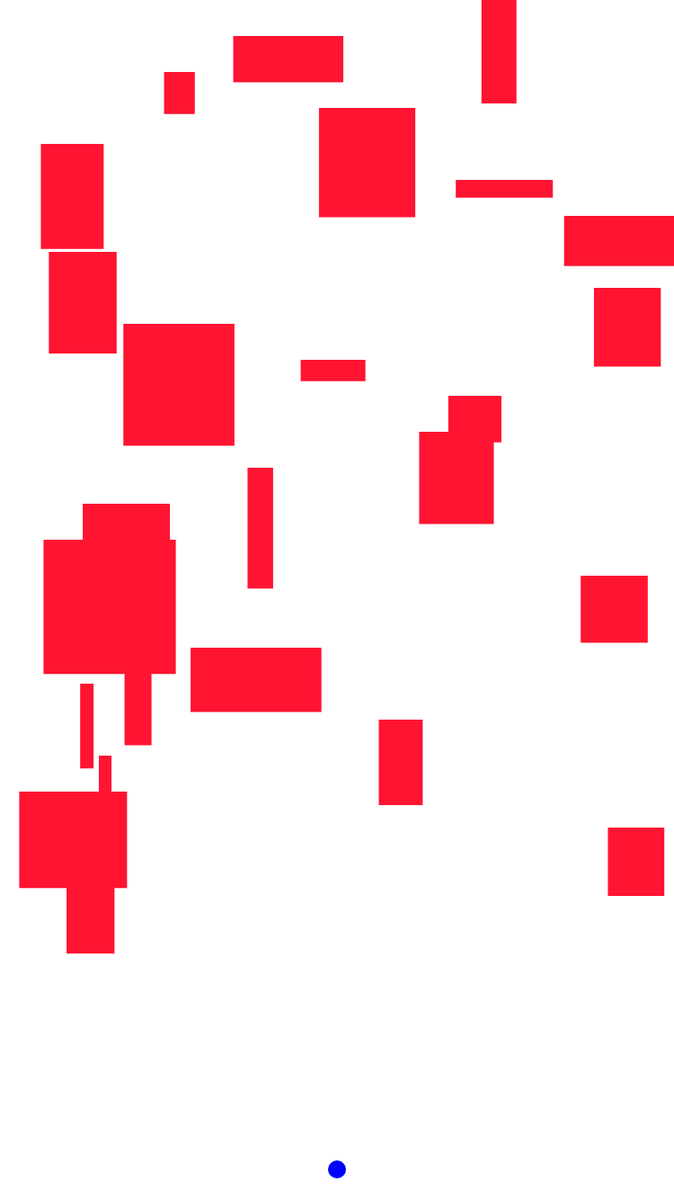
Frame 1 (no input)
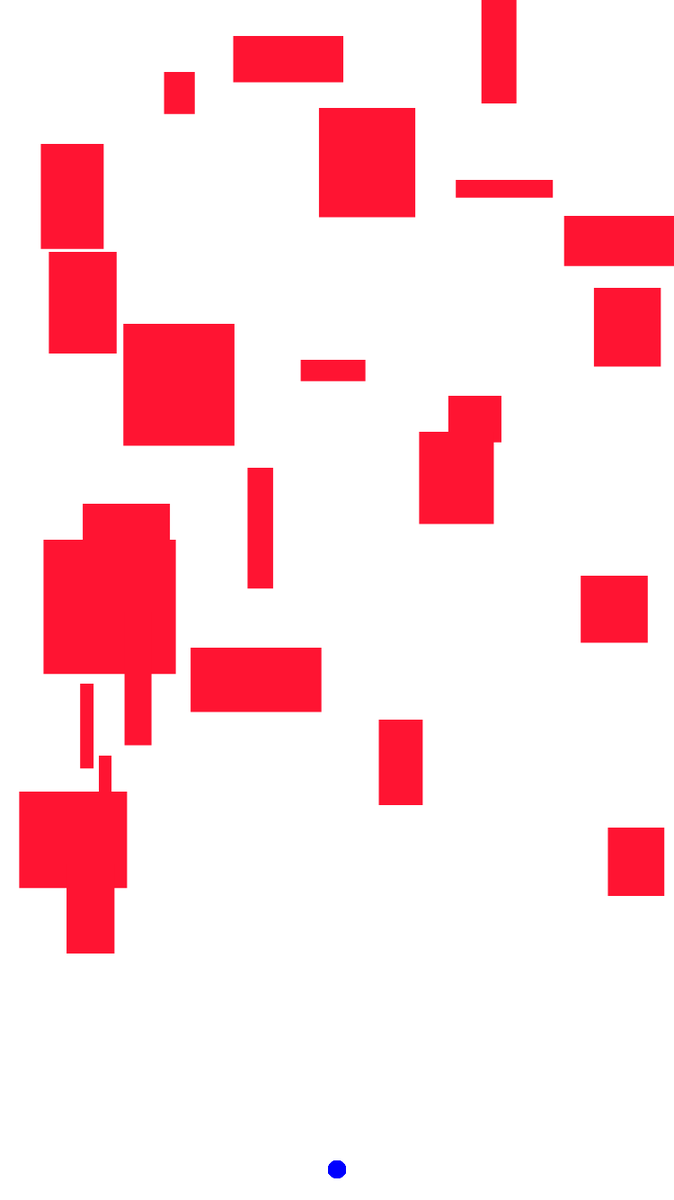
Frame 60 (no input)
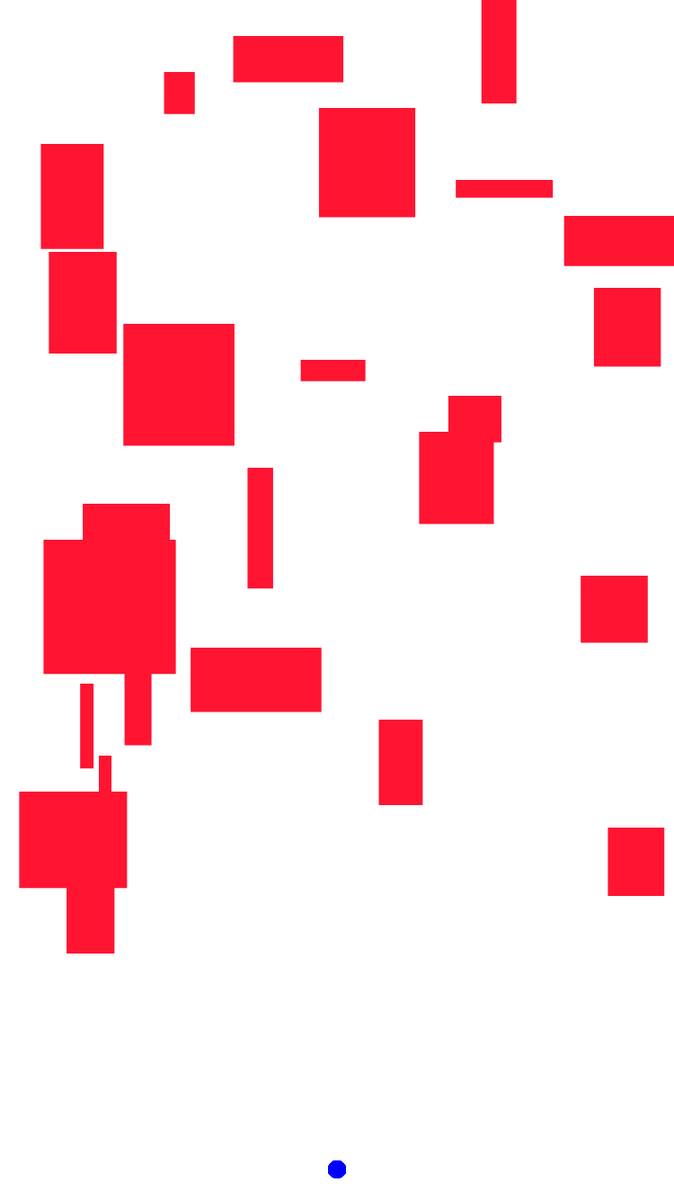
Frame 120 (the mouse pressed at the canvas centre since frame 60)

The p5.js sketch that drew these frames (run headless with seeded random() and noise() and a simulated clock; from frame 60 on, the mouse is pressed at the canvas centre):

// p5.js sketch
// ── sketch.js
var a= 1300;
var b = 375;
//var xspeed = 3;
//var yspeed = 3;

function setup() {
  createCanvas(750,1334);
  
  for (var x = 0; x<1000; x=x+40){
      fill(255,20,50);
      noStroke();
      rect(random(0,750), x , random(10,150), random(10,150));
    
  

 
}
}

function draw() {
  a=a+accelerationX
  b=b+accelerationY
  fill(0,0,255);
  ellipse(b,a,20,20);
  
    }
